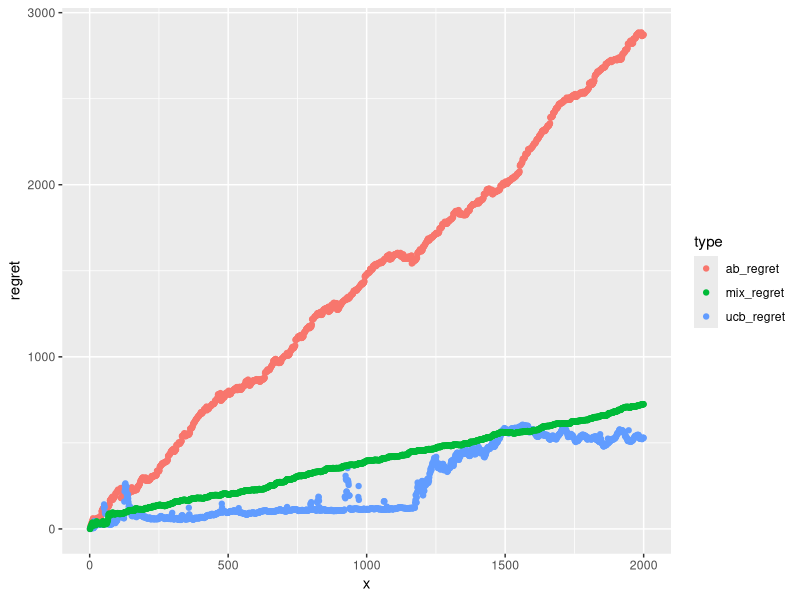

This figure's R source: (Note: this script raises an error after producing the figure.)
library(ggplot2)
library(dplyr)
library(tidyr)
setwd("G:\\My Drive\\Research\\Contextual Bandits\\code\\bandits\\MAB_VAR")


df <- read.csv("output.csv")

df$x = 1:nrow(df)
df_regret <- df %>% select(x, ab_regret, ucb_regret, mix_regret) %>%
  gather("type", "regret", 2:4)

ggplot(df_regret) + geom_point(aes(x=x, y=regret, color=type))+ ggsave("regret.png.png")

df_mean_rmse <- df %>% select(x, ab_mean_rmse, ucb_mean_rmse, mix_mean_rmse) %>%
  gather("type", "m_rmse", 2:4)

ggplot(df_mean_rmse) + geom_point(aes(x=x, y=m_rmse, color=type)) + ggsave("mean_rmse.png.png")

df_var_rmse <- df %>% select(x, ab_var_rmse, ucb_var_rmse, mix_var_rmse) %>%
  gather("type", "var_rmse", 2:4)

ggplot(df_var_rmse) + geom_point(aes(x=x, y=var_rmse, color=type)) + ggsave("var_rmse.png.png")


df <- read.csv("groups.csv")
df$x = 1:nrow(df)
df_group <- df %>% select(x, ab_group, ucb_group, mix_group) %>% gather("type", "group", 2:4)
ggplot(df_group) + geom_point(aes(x=x, y=factor(group))) + facet_grid(type ~.) + ggsave("group.png")
